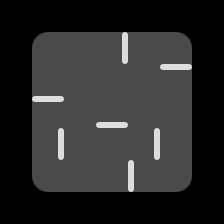

This game map was drawn from its Tiled (.tmx) file and the tilesets committed beside it. A one-line description and the full map source follow:
An orthogonal 7x7 tile map with 32x32 px tiles, 4 tile layers (grid, zonemap, cellrounded, walls) and 6 objects (4x goal, player, slide).

<map version="1.0" orientation="orthogonal" width="7" height="7" tilewidth="32" tileheight="32">
 <properties>
  <property name="_mode" value="" />
  <property name="_title" value="test" />
  <property name="_zone" value="" />
 </properties>
 <tileset firstgid="1" name="cells" tilewidth="32" tileheight="32">
  <image source="../cells.png" trans="ff00ff" width="128" height="384" />
 </tileset>
 <layer name="grid" width="7" height="7">
  <data>
   <tile gid="16" />
   <tile gid="16" />
   <tile gid="16" />
   <tile gid="16" />
   <tile gid="16" />
   <tile gid="16" />
   <tile gid="16" />
   <tile gid="16" />
   <tile gid="1" />
   <tile gid="1" />
   <tile gid="1" />
   <tile gid="1" />
   <tile gid="1" />
   <tile gid="16" />
   <tile gid="16" />
   <tile gid="1" />
   <tile gid="1" />
   <tile gid="1" />
   <tile gid="1" />
   <tile gid="1" />
   <tile gid="16" />
   <tile gid="16" />
   <tile gid="1" />
   <tile gid="1" />
   <tile gid="1" />
   <tile gid="1" />
   <tile gid="1" />
   <tile gid="16" />
   <tile gid="16" />
   <tile gid="1" />
   <tile gid="1" />
   <tile gid="1" />
   <tile gid="1" />
   <tile gid="1" />
   <tile gid="16" />
   <tile gid="16" />
   <tile gid="1" />
   <tile gid="1" />
   <tile gid="1" />
   <tile gid="1" />
   <tile gid="1" />
   <tile gid="16" />
   <tile gid="16" />
   <tile gid="16" />
   <tile gid="16" />
   <tile gid="16" />
   <tile gid="16" />
   <tile gid="16" />
   <tile gid="16" />
  </data>
 </layer>
 <layer name="zonemap" width="7" height="7">
  <data>
   <tile gid="0" />
   <tile gid="0" />
   <tile gid="0" />
   <tile gid="0" />
   <tile gid="0" />
   <tile gid="0" />
   <tile gid="0" />
   <tile gid="0" />
   <tile gid="0" />
   <tile gid="0" />
   <tile gid="0" />
   <tile gid="0" />
   <tile gid="0" />
   <tile gid="0" />
   <tile gid="0" />
   <tile gid="0" />
   <tile gid="0" />
   <tile gid="0" />
   <tile gid="0" />
   <tile gid="0" />
   <tile gid="0" />
   <tile gid="0" />
   <tile gid="0" />
   <tile gid="0" />
   <tile gid="0" />
   <tile gid="0" />
   <tile gid="0" />
   <tile gid="0" />
   <tile gid="0" />
   <tile gid="0" />
   <tile gid="0" />
   <tile gid="0" />
   <tile gid="0" />
   <tile gid="0" />
   <tile gid="0" />
   <tile gid="0" />
   <tile gid="0" />
   <tile gid="0" />
   <tile gid="0" />
   <tile gid="0" />
   <tile gid="0" />
   <tile gid="0" />
   <tile gid="0" />
   <tile gid="0" />
   <tile gid="0" />
   <tile gid="0" />
   <tile gid="0" />
   <tile gid="0" />
   <tile gid="0" />
  </data>
 </layer>
 <layer name="cellrounded" width="7" height="7">
  <data>
   <tile gid="0" />
   <tile gid="0" />
   <tile gid="0" />
   <tile gid="0" />
   <tile gid="0" />
   <tile gid="0" />
   <tile gid="0" />
   <tile gid="0" />
   <tile gid="17" />
   <tile gid="0" />
   <tile gid="0" />
   <tile gid="0" />
   <tile gid="18" />
   <tile gid="0" />
   <tile gid="0" />
   <tile gid="0" />
   <tile gid="0" />
   <tile gid="0" />
   <tile gid="0" />
   <tile gid="0" />
   <tile gid="0" />
   <tile gid="0" />
   <tile gid="0" />
   <tile gid="0" />
   <tile gid="0" />
   <tile gid="0" />
   <tile gid="0" />
   <tile gid="0" />
   <tile gid="0" />
   <tile gid="0" />
   <tile gid="0" />
   <tile gid="0" />
   <tile gid="0" />
   <tile gid="0" />
   <tile gid="0" />
   <tile gid="0" />
   <tile gid="19" />
   <tile gid="0" />
   <tile gid="0" />
   <tile gid="0" />
   <tile gid="20" />
   <tile gid="0" />
   <tile gid="0" />
   <tile gid="0" />
   <tile gid="0" />
   <tile gid="0" />
   <tile gid="0" />
   <tile gid="0" />
   <tile gid="0" />
  </data>
 </layer>
 <layer name="walls" width="7" height="7">
  <data>
   <tile gid="0" />
   <tile gid="0" />
   <tile gid="0" />
   <tile gid="0" />
   <tile gid="0" />
   <tile gid="0" />
   <tile gid="0" />
   <tile gid="0" />
   <tile gid="0" />
   <tile gid="0" />
   <tile gid="2" />
   <tile gid="0" />
   <tile gid="0" />
   <tile gid="0" />
   <tile gid="0" />
   <tile gid="0" />
   <tile gid="0" />
   <tile gid="0" />
   <tile gid="0" />
   <tile gid="5" />
   <tile gid="0" />
   <tile gid="0" />
   <tile gid="5" />
   <tile gid="0" />
   <tile gid="9" />
   <tile gid="0" />
   <tile gid="0" />
   <tile gid="0" />
   <tile gid="0" />
   <tile gid="2" />
   <tile gid="0" />
   <tile gid="0" />
   <tile gid="2" />
   <tile gid="0" />
   <tile gid="0" />
   <tile gid="0" />
   <tile gid="0" />
   <tile gid="0" />
   <tile gid="0" />
   <tile gid="3" />
   <tile gid="0" />
   <tile gid="0" />
   <tile gid="0" />
   <tile gid="0" />
   <tile gid="0" />
   <tile gid="0" />
   <tile gid="0" />
   <tile gid="0" />
   <tile gid="0" />
  </data>
 </layer>
 <objectgroup name="players" width="7" height="7">
  <object type="player" x="112" y="111" />
 </objectgroup>
 <objectgroup name="enemies" width="7" height="7" />
 <objectgroup name="items" width="7" height="7">
  <object type="goal" x="46" y="48" />
  <object type="goal" x="176" y="47" />
  <object type="goal" x="175" y="175" />
  <object type="goal" x="46" y="175" />
 </objectgroup>
 <objectgroup name="powerups" width="7" height="7">
  <object type="slide" x="111" y="80" />
 </objectgroup>
 <objectgroup name="portals" width="7" height="7" />
 <objectgroup name="cells" width="7" height="7" />
</map>
